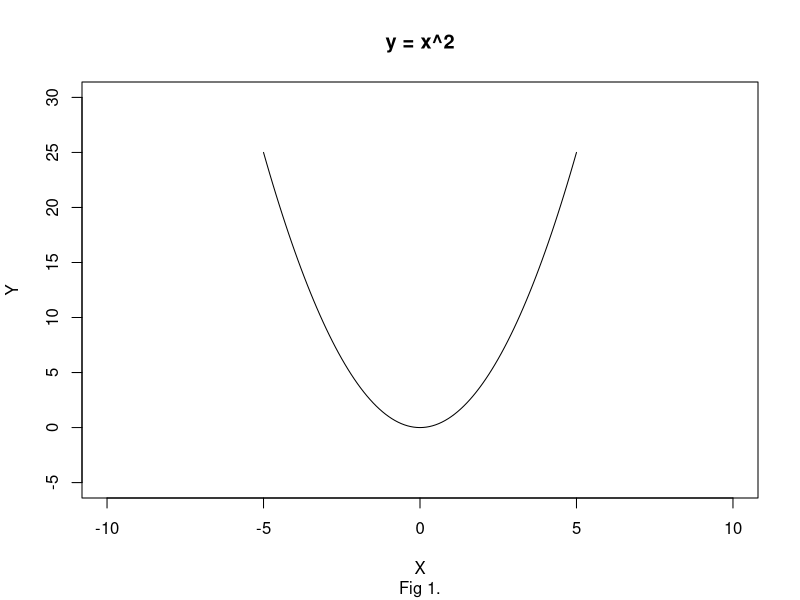
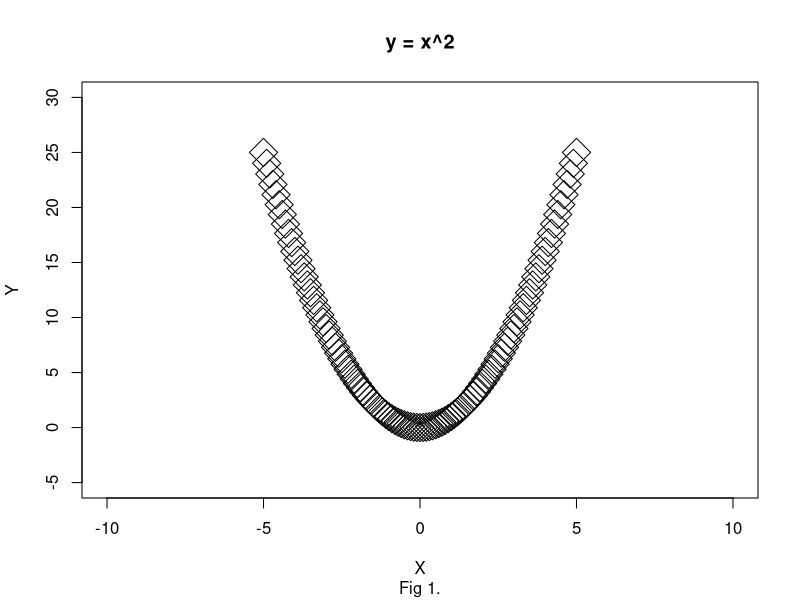
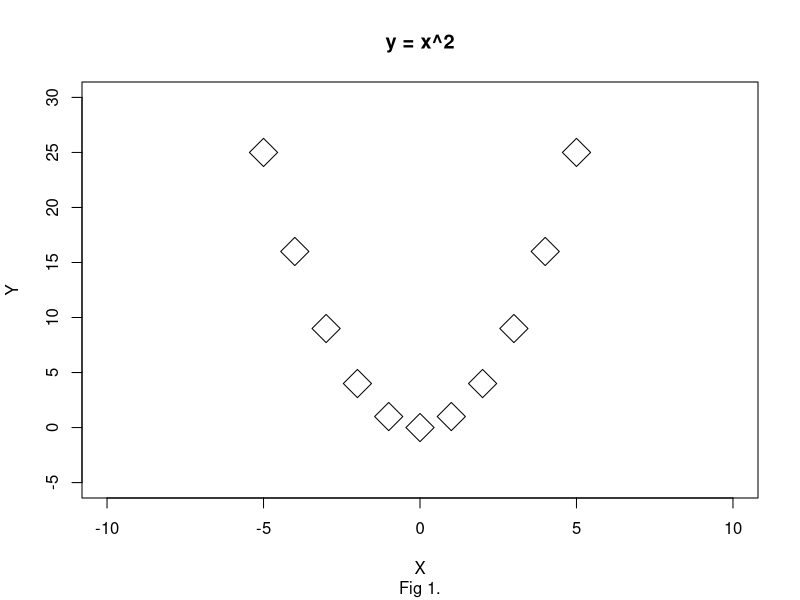
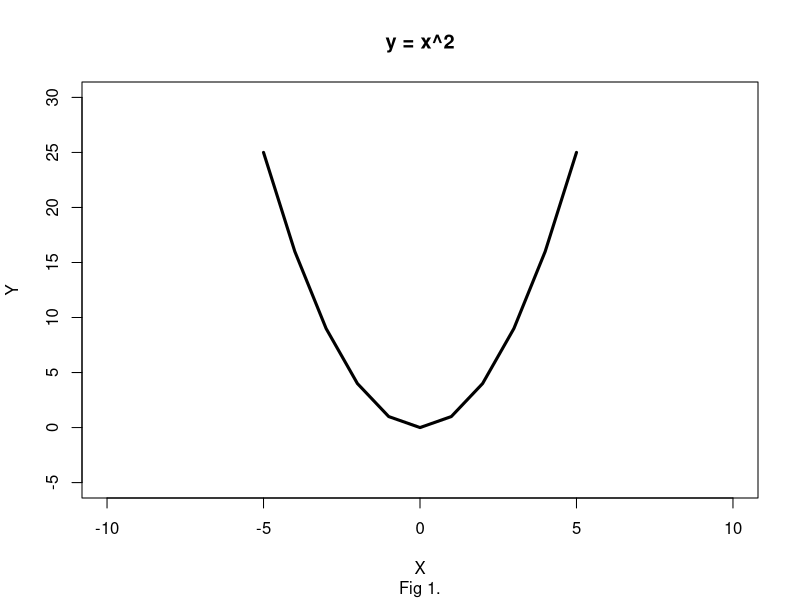
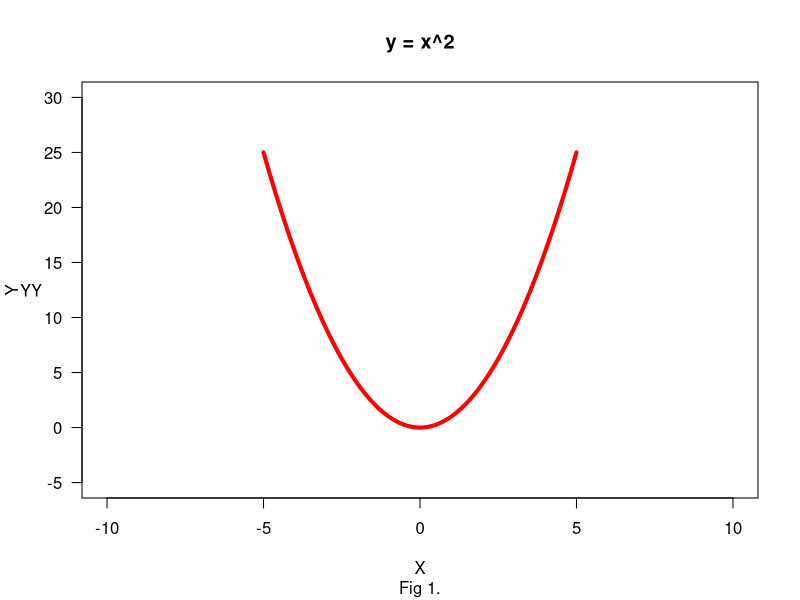
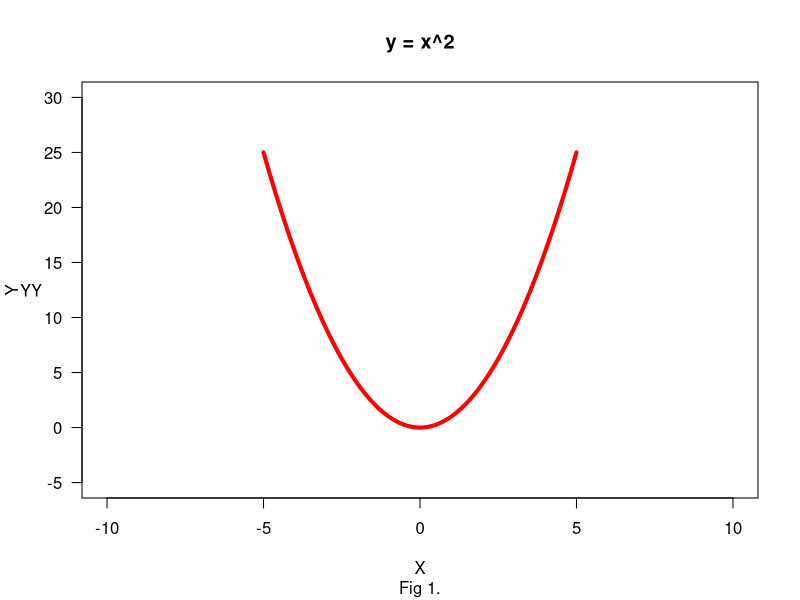
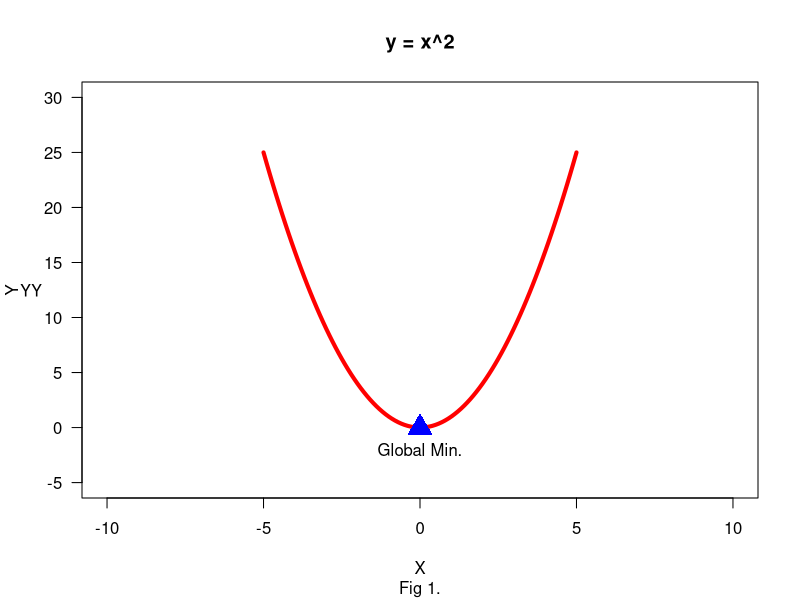

These figures' R source, in order:
x <- seq(-5, 5, by  =0.1)
y <- x**2
plot(x, y, xlim = c(-10, 10), 
     ylim = c(-5, 30),
     main = "y = x^2", sub = "Fig 1.", 
     xlab = "X", ylab = "Y",
     pch = 23, type = "l",
     )

x <- seq(-5, 5, by  =0.1)
y <- x**2
plot(x, y, xlim = c(-10, 10), 
     ylim = c(-5, 30),
     main = "y = x^2", sub = "Fig 1.", 
     xlab = "X", ylab = "Y",
     pch = 23, type = "p",
     cex =3
)

x <- -5:5
y <- x**2
plot(x, y, xlim = c(-10, 10), 
     ylim = c(-5, 30),
     main = "y = x^2", sub = "Fig 1.", 
     xlab = "X", ylab = "Y",
     pch = 23, type = "p",
     cex =3
)

x <- -5:5
y <- x**2
plot(x, y, xlim = c(-10, 10), 
     ylim = c(-5, 30),
     main = "y = x^2", sub = "Fig 1.", 
     xlab = "X", ylab = "Y",
     pch = 23, type = "l",
     cex =3, lwd=3
)



x <- seq(-5, 5, by  =0.1)
y <- x**2
plot(x, y, xlim = c(-10, 10), 
     ylim = c(-5, 30),
     main = "y = x^2", sub = "Fig 1.", 
     xlab = "X", ylab = "Y",
     pch = 23, type = "l",
     cex =3, lwd=4, col="red", las = 1
)
mtext("YY", side = 2, las = 1, line =2)

x <- seq(-5, 5, by  =0.1)
y <- x**2
plot(x, y, xlim = c(-10, 10), 
     ylim = c(-5, 30),
     main = "y = x^2", sub = "Fig 1.", 
     xlab = "X", ylab = "Y",
     pch = 23, type = "l",
     cex =3, lwd=4, col="red", las = 1
)
mtext("YY", side = 2, las = 1, line =2)



x <- seq(-5, 5, by  =0.1)
y <- x**2
plot(x, y, xlim = c(-10, 10), 
     ylim = c(-5, 30),
     main = "y = x^2", sub = "Fig 1.", 
     xlab = "X", ylab = "Y",
     pch = 23, type = "l",
     cex =3, lwd=4, col="red", las = 1
)

points(0, 0, pch = 17, col="blue", cex=2.5)
text(0, -2, labels = "Global Min.")
mtext("YY", side = 2, las = 1, line =2)









